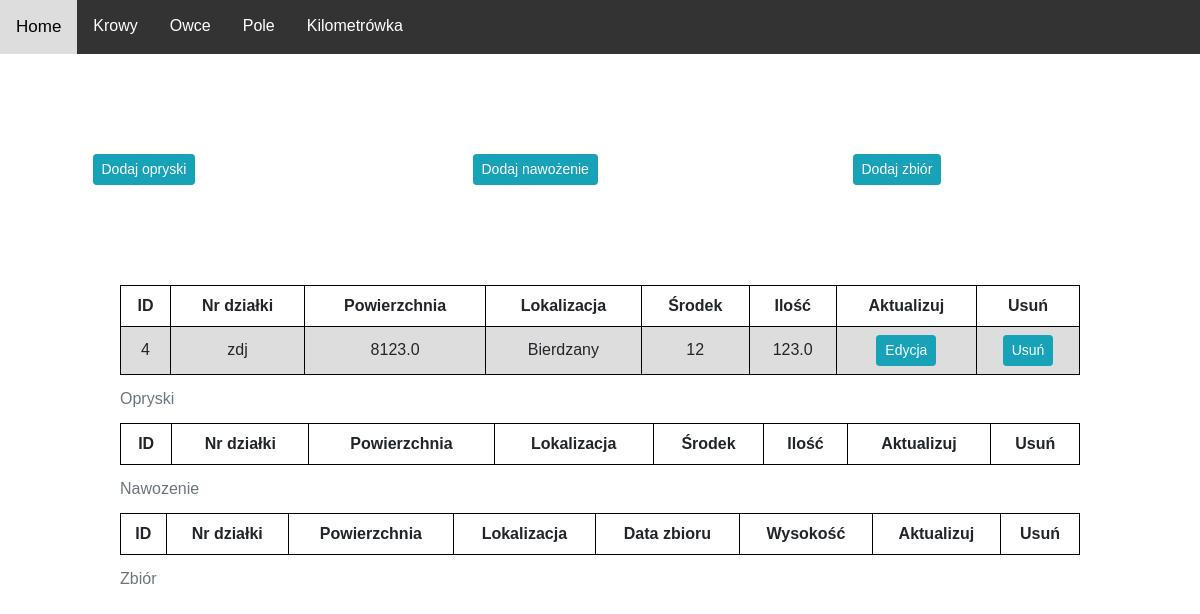
The page /field/treatment/4 on the database as committed earlier.
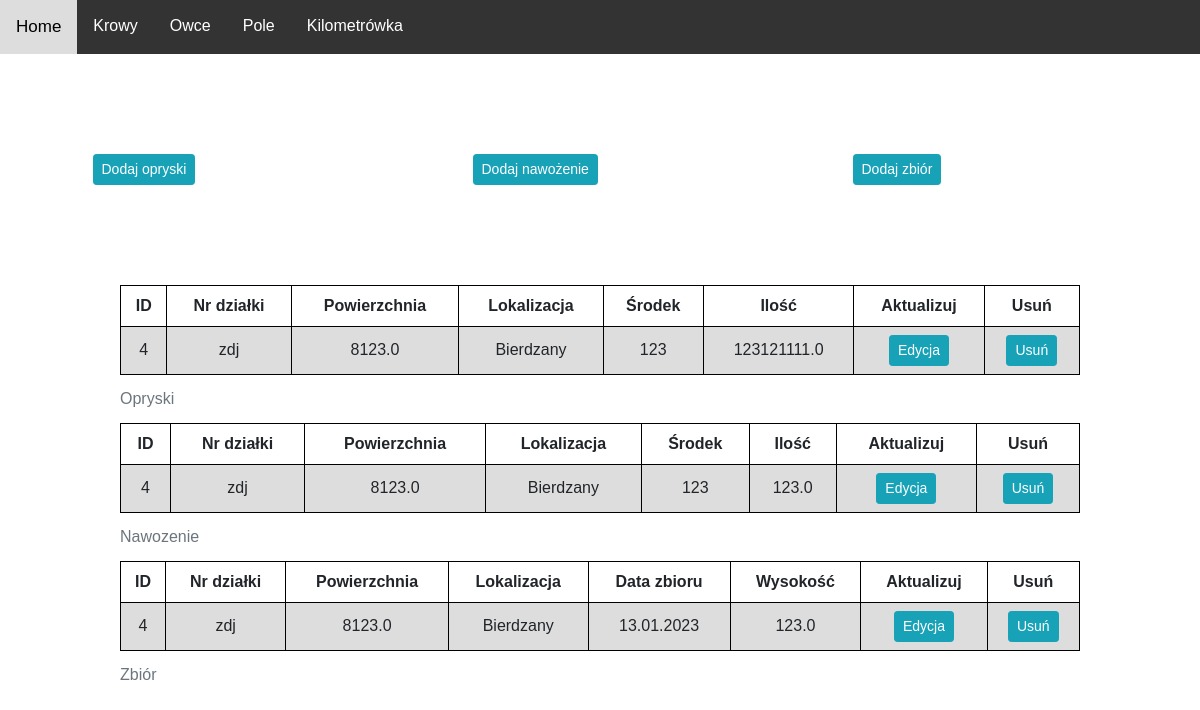
The same page on the database as committed later.
### Field/models.py (models this page shows)
class Field(models.Model):
    LOCATION_CHOISES = [
        ("Kobylno", "Kobylno"),
        ("Bierdzany", "Bierdzany"),
        ("Kopalina", "Kopalina"),
        ("Inna", "Inna"),
    ]
    field_number = models.CharField(max_length=10, unique=True)
    ar_label = models.CharField(max_length=10, unique=True)
    area = models.FloatField()
    location = models.CharField(max_length=15, choices=LOCATION_CHOISES)
    field_image = models.ImageField(blank = True, null=True, upload_to="images/")
    soil_richness = models.FloatField(blank = True, null = True)
    acidity = models.FloatField(blank = True, null=True)
    last_seed = models.CharField(max_length=10, null=True, blank = True)
    present_seed = models.CharField(max_length=10, blank = True, null=True)

class Spraying(models.Model):
    field = models.ForeignKey('Field', on_delete=models.CASCADE)
    type = models.CharField(max_length=10, blank=True, null=True)
    amount = models.FloatField(blank = True, null=True)

class Fertilization(models.Model):
    field = models.ForeignKey('Field', on_delete=models.CASCADE)
    type = models.CharField(max_length=10, blank=True, null=True)
    amount = models.FloatField(blank = True, null=True)

class Harvest(models.Model):
    field = models.ForeignKey('Field', on_delete=models.CASCADE)
    harvest_date = models.DateField(blank = True, null=True)
    hight = models.FloatField(blank = True, null=True)

### Field/views.py (the view)
# urls.py: path('field/treatment/<str:pk>', FieldView.treatmentField, name="treatment_field"),
def treatmentField(request, pk):
    field = Field.objects.get(id=pk)
    spraying = Spraying.objects.filter(field=pk)
    harvest = Harvest.objects.filter(field=pk)
    fertilization = Fertilization.objects.filter(field=pk)
    context = {
        "field" : field,
        "spraying" : spraying,
        "harvest" : harvest,
        "fertilization" : fertilization,
    }
    return render(request, "Field/treatment_main.html", context)

### Field/templates/Field/treatment_main.html
{% extends 'MainPage/main.html' %}
{% block content %}
<div class = "container">
    <div class="row justify-content-around" style="margin-top:100px">
        <div class="col-3"> <a class="btn btn-sm btn-info" href="{% url 'spraying_create' field.id %}">Dodaj opryski</a> </div>
        <div class="col-3"> <a class="btn btn-sm btn-info" href="{% url 'fertilization_create' field.id %}">Dodaj nawożenie</a> </div>
        <div class="col-3"> <a class="btn btn-sm btn-info" href="{% url 'harvest_create' field.id %}">Dodaj zbiór </a> </div>
    </div>
</div>
<table class="center">
    <caption>Opryski</caption>
    <tr>
      <th>ID</th>
      <th>Nr działki</th>
      <th>Powierzchnia</th>
      <th>Lokalizacja</th>
      <th>Środek</th>
      <th>Ilość</th>
      <th>Aktualizuj</th>
      <th>Usuń</th>
    </tr>
    {% for k in spraying %}
    <tr>
      <td>{{field.id}}</td>
      <td>{{field.field_number}}</td>
      <td>{{field.area}}</td>
      <td>{{field.location}}</td>
      <td>{{k.type}}</td>
      <td>{{k.amount}}</td>
      <td><a class="btn btn-sm btn-info" href="{% url 'spraying_update' k.id %}">Edycja</a></td>
      <td><a class="btn btn-sm btn-info" href="{% url 'spraying_delete' k.id %}">Usuń</a></td>
    </tr>
    {% endfor %}
  </table>
<table class="center">
  <caption>Nawozenie</caption>
    <tr>
      <th>ID</th>
      <th>Nr działki</th>
      <th>Powierzchnia</th>
      <th>Lokalizacja</th>
      <th>Środek</th>
      <th>Ilość</th>
      <th>Aktualizuj</th>
      <th>Usuń</th>
    </tr>
    {% for k in fertilization %}
    <tr>
      <td>{{field.id}}</td>
      <td>{{field.field_number}}</td>
      <td>{{field.area}}</td>
      <td>{{field.location}}</td>
      <td>{{k.type}}</td>
      <td>{{k.amount}}</td>
      <td><a class="btn btn-sm btn-info" href="{% url 'fertilization_update' k.id %}">Edycja</a></td>
      <td><a class="btn btn-sm btn-info" href="{% url 'fertilization_delete' k.id %}">Usuń</a></td>
    </tr>
    {% endfor %}
  </table>
<table class="center">
  <caption>Zbiór</caption>
  <tr>
    <th>ID</th>
    <th>Nr działki</th>
    <th>Powierzchnia</th>
    <th>Lokalizacja</th>
    <th>Data zbioru</th>
    <th>Wysokość</th>
    <th>Aktualizuj</th>
    <th>Usuń</th>
  </tr>
  {% for k in harvest %}
  <tr>
    <td>{{field.id}}</td>
    <td>{{field.field_number}}</td>
    <td>{{field.area}}</td>
    <td>{{field.location}}</td>
    <td>{{k.harvest_date|date:"d.m.Y"}}</td>
    <td>{{k.hight}}</td>
    <td><a class="btn btn-sm btn-info" href="{% url 'harvest_update' k.id %}">Edycja</a></td>
    <td><a class="btn btn-sm btn-info" href="{% url 'harvest_delete' k.id %}">Usuń</a></td>
  </tr>
  {% endfor %}
</table>
{% endblock %}

Rows that differ between the two databases and show on the page:
removed Spraying: {{ field.id }} "4", {{ field.field_number }} "zdj", {{ field.area }} "8123.0", {{ field.location }} "Bierdzany", type "12", amount "123.0"
added Spraying: {{ field.id }} "4", {{ field.field_number }} "zdj", {{ field.area }} "8123.0", {{ field.location }} "Bierdzany", type "123", amount "123121111.0"
added Fertilization: {{ field.id }} "4", {{ field.field_number }} "zdj", {{ field.area }} "8123.0", {{ field.location }} "Bierdzany", type "123", amount "123.0"
added Harvest: {{ field.id }} "4", {{ field.field_number }} "zdj", {{ field.area }} "8123.0", {{ field.location }} "Bierdzany", harvest_date "13.01.2023", hight "123.0"
